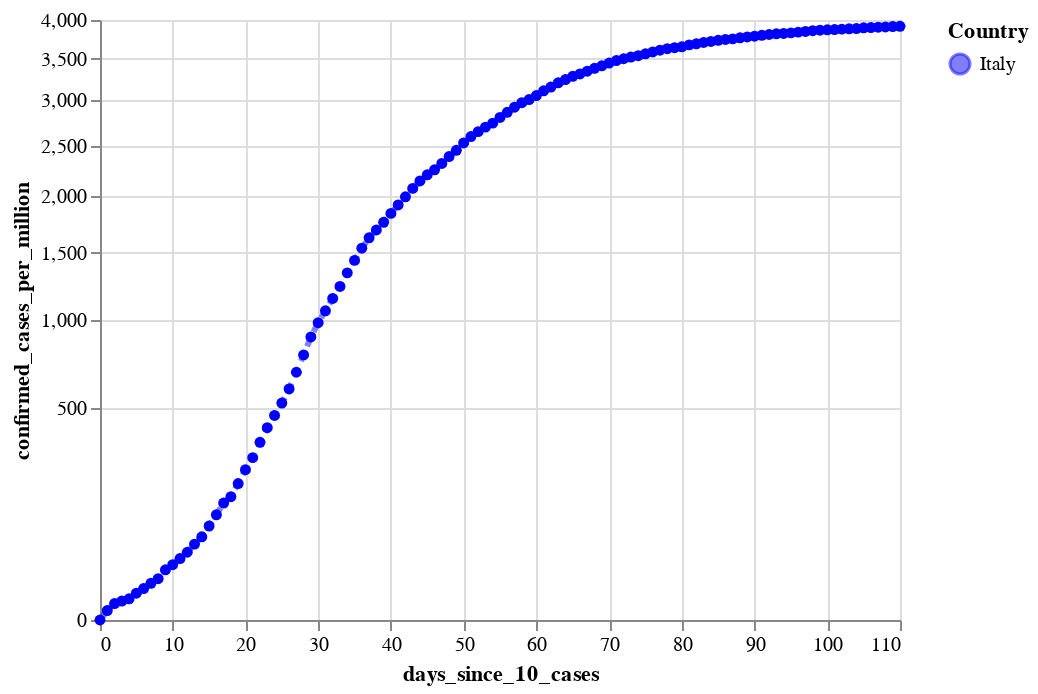

Notebook cell for this chart:
### Code cell
#hide

cases_per_million_it_plot = alt.Chart(source_it).mark_line(
    color='blue',
    opacity=0.5,
    strokeDash=[4, 4],
    strokeWidth=3,
    point=True
).encode(
    x='days_since_10_cases:Q',
#     y='confirmed_cases:Q',
    y=alt.Y('confirmed_cases_per_million:Q', scale=alt.Scale(type='sqrt')),
#     size='new_cases:Q',
    tooltip=['country', 'date:T', 'confirmed_cases:Q', 'confirmed_cases_per_million:Q', 'new_cases', 'new_deaths'],
    color=alt.Color('country', scale=alt.Scale(range=['blue'], domain=['Italy']), title="Country")
)

cases_per_million_it_plot

### Figure 1 — Vega-Lite specification as saved in the notebook (floating-point values rounded to 4 significant figures)
{"config": {"view": {"continuousWidth": 400, "continuousHeight": 300}}, "data": {"name": "data-d5e273dc8a53ce1b222e2e0275b9750c"}, "mark": {"type": "line", "color": "blue", "opacity": 0.5, "point": true, "strokeDash": [4, 4], "strokeWidth": 3}, "encoding": {"color": {"type": "nominal", "field": "country", "scale": {"domain": ["Italy"], "range": ["blue"]}, "title": "Country"}, "tooltip": [{"type": "nominal", "field": "country"}, {"type": "temporal", "field": "date"}, {"type": "quantitative", "field": "confirmed_cases"}, {"type": "quantitative", "field": "confirmed_cases_per_million"}, {"type": "quantitative", "field": "new_cases"}, {"type": "quantitative", "field": "new_deaths"}], "x": {"type": "quantitative", "field": "days_since_10_cases"}, "y": {"type": "quantitative", "field": "confirmed_cases_per_million", "scale": {"type": "sqrt"}}}, "$schema": "https://vega.github.io/schema/vega-lite/v4.0.2.json", "datasets": {"data-d5e273dc8a53ce1b222e2e0275b9750c": [{"country": "Italy", "date": "2020-02-21", "days_since_10_cases": 0, "confirmed_cases": 20, "confirmed_cases_per_million": 0.0, "new_cases": 0, "new_deaths": 1, "new_recovered": 0}, {"country": "Italy", "date": "2020-02-22", "days_since_10_cases": 1, "confirmed_cases": 62, "confirmed_cases_per_million": 1.0, "new_cases": 42, "new_deaths": 1, "new_recovered": 1}, {"country": "Italy", "date": "2020-02-23", "days_since_10_cases": 2, "confirmed_cases": 155, "confirmed_cases_per_million": 3.0, "new_cases": 93, "new_deaths": 1, "new_recovered": 1}, {"country": "Italy", "date": "2020-02-24", "days_since_10_cases": 3, "confirmed_cases": 229, "confirmed_cases_per_million": 4.0, "new_cases": 74, "new_deaths": 4, "new_recovered": -1}, {"country": "Italy", "date": "2020-02-25", "days_since_10_cases": 4, "confirmed_cases": 322, "confirmed_cases_per_million": 5.0, "new_cases": 93, "new_deaths": 3, "new_recovered": 0}, {"country": "Italy", "date": "2020-02-26", "days_since_10_cases": 5, "confirmed_cases": 453, "confirmed_cases_per_million": 8.0, "new_cases": 131, "new_deaths": 2, "new_recovered": 2}, {"country": "Italy", "date": "2020-02-27", "days_since_10_cases": 6, "confirmed_cases": 655, "confirmed_cases_per_million": 11.0, "new_cases": 202, "new_deaths": 5, "new_recovered": 42}, {"country": "Italy", "date": "2020-02-28", "days_since_10_cases": 7, "confirmed_cases": 888, "confirmed_cases_per_million": 15.0, "new_cases": 233, "new_deaths": 4, "new_recovered": 1}, {"country": "Italy", "date": "2020-02-29", "days_since_10_cases": 8, "confirmed_cases": 1128, "confirmed_cases_per_million": 19.0, "new_cases": 240, "new_deaths": 8, "new_recovered": 0}, {"country": "Italy", "date": "2020-03-01", "days_since_10_cases": 9, "confirmed_cases": 1694, "confirmed_cases_per_million": 28.0, "new_cases": 566, "new_deaths": 5, "new_recovered": 37}, {"country": "Italy", "date": "2020-03-02", "days_since_10_cases": 10, "confirmed_cases": 2036, "confirmed_cases_per_million": 34.0, "new_cases": 342, "new_deaths": 18, "new_recovered": 66}, {"country": "Italy", "date": "2020-03-03", "days_since_10_cases": 11, "confirmed_cases": 2502, "confirmed_cases_per_million": 42.0, "new_cases": 466, "new_deaths": 27, "new_recovered": 11}, {"country": "Italy", "date": "2020-03-04", "days_since_10_cases": 12, "confirmed_cases": 3089, "confirmed_cases_per_million": 51.0, "new_cases": 587, "new_deaths": 28, "new_recovered": 116}, {"country": "Italy", "date": "2020-03-05", "days_since_10_cases": 13, "confirmed_cases": 3858, "confirmed_cases_per_million": 64.0, "new_cases": 769, "new_deaths": 41, "new_recovered": 138}, {"country": "Italy", "date": "2020-03-06", "days_since_10_cases": 14, "confirmed_cases": 4636, "confirmed_cases_per_million": 77.0, "new_cases": 778, "new_deaths": 49, "new_recovered": 109}, {"country": "Italy", "date": "2020-03-07", "days_since_10_cases": 15, "confirmed_cases": 5883, "confirmed_cases_per_million": 98.0, "new_cases": 1247, "new_deaths": 36, "new_recovered": 66}, {"country": "Italy", "date": "2020-03-08", "days_since_10_cases": 16, "confirmed_cases": 7375, "confirmed_cases_per_million": 123.0, "new_cases": 1492, "new_deaths": 133, "new_recovered": 33}, {"country": "Italy", "date": "2020-03-09", "days_since_10_cases": 17, "confirmed_cases": 9172, "confirmed_cases_per_million": 152.0, "new_cases": 1797, "new_deaths": 97, "new_recovered": 102}, {"country": "Italy", "date": "2020-03-10", "days_since_10_cases": 18, "confirmed_cases": 10149, "confirmed_cases_per_million": 169.0, "new_cases": 977, "new_deaths": 168, "new_recovered": 0}, {"country": "Italy", "date": "2020-03-11", "days_since_10_cases": 19, "confirmed_cases": 12462, "confirmed_cases_per_million": 207.0, "new_cases": 2313, "new_deaths": 196, "new_recovered": 321}, {"country": "Italy", "date": "2020-03-12", "days_since_10_cases": 20, "confirmed_cases": 15113, "confirmed_cases_per_million": 251.0, "new_cases": 2651, "new_deaths": 189, "new_recovered": 0}, {"country": "Italy", "date": "2020-03-13", "days_since_10_cases": 21, "confirmed_cases": 17660, "confirmed_cases_per_million": 293.0, "new_cases": 2547, "new_deaths": 250, "new_recovered": 394}, {"country": "Italy", "date": "2020-03-14", "days_since_10_cases": 22, "confirmed_cases": 21157, "confirmed_cases_per_million": 351.0, "new_cases": 3497, "new_deaths": 175, "new_recovered": 527}, {"country": "Italy", "date": "2020-03-15", "days_since_10_cases": 23, "confirmed_cases": 24747, "confirmed_cases_per_million": 411.0, "new_cases": 3590, "new_deaths": 368, "new_recovered": 369}, {"country": "Italy", "date": "2020-03-16", "days_since_10_cases": 24, "confirmed_cases": 27980, "confirmed_cases_per_million": 465.0, "new_cases": 3233, "new_deaths": 349, "new_recovered": 414}, {"country": "Italy", "date": "2020-03-17", "days_since_10_cases": 25, "confirmed_cases": 31506, "confirmed_cases_per_million": 523.0, "new_cases": 3526, "new_deaths": 345, "new_recovered": 192}, {"country": "Italy", "date": "2020-03-18", "days_since_10_cases": 26, "confirmed_cases": 35713, "confirmed_cases_per_million": 593.0, "new_cases": 4207, "new_deaths": 475, "new_recovered": 1084}, {"country": "Italy", "date": "2020-03-19", "days_since_10_cases": 27, "confirmed_cases": 41035, "confirmed_cases_per_million": 682.0, "new_cases": 5322, "new_deaths": 427, "new_recovered": 415}, {"country": "Italy", "date": "2020-03-20", "days_since_10_cases": 28, "confirmed_cases": 47021, "confirmed_cases_per_million": 781.0, "new_cases": 5986, "new_deaths": 627, "new_recovered": 0}, {"country": "Italy", "date": "2020-03-21", "days_since_10_cases": 29, "confirmed_cases": 53578, "confirmed_cases_per_million": 890.0, "new_cases": 6557, "new_deaths": 793, "new_recovered": 1632}, {"country": "Italy", "date": "2020-03-22", "days_since_10_cases": 30, "confirmed_cases": 59138, "confirmed_cases_per_million": 982.0, "new_cases": 5560, "new_deaths": 651, "new_recovered": 952}, {"country": "Italy", "date": "2020-03-23", "days_since_10_cases": 31, "confirmed_cases": 63927, "confirmed_cases_per_million": 1062.0, "new_cases": 4789, "new_deaths": 601, "new_recovered": 0}, {"country": "Italy", "date": "2020-03-24", "days_since_10_cases": 32, "confirmed_cases": 69176, "confirmed_cases_per_million": 1149.0, "new_cases": 5249, "new_deaths": 743, "new_recovered": 1302}, {"country": "Italy", "date": "2020-03-25", "days_since_10_cases": 33, "confirmed_cases": 74386, "confirmed_cases_per_million": 1236.0, "new_cases": 5210, "new_deaths": 683, "new_recovered": 1036}, {"country": "Italy", "date": "2020-03-26", "days_since_10_cases": 34, "confirmed_cases": 80589, "confirmed_cases_per_million": 1339.0, "new_cases": 6203, "new_deaths": 712, "new_recovered": 999}, {"country": "Italy", "date": "2020-03-27", "days_since_10_cases": 35, "confirmed_cases": 86498, "confirmed_cases_per_million": 1437.0, "new_cases": 5909, "new_deaths": 919, "new_recovered": 589}, {"country": "Italy", "date": "2020-03-28", "days_since_10_cases": 36, "confirmed_cases": 92472, "confirmed_cases_per_million": 1536.0, "new_cases": 5974, "new_deaths": 889, "new_recovered": 1434}, {"country": "Italy", "date": "2020-03-29", "days_since_10_cases": 37, "confirmed_cases": 97689, "confirmed_cases_per_million": 1623.0, "new_cases": 5217, "new_deaths": 756, "new_recovered": 646}, {"country": "Italy", "date": "2020-03-30", "days_since_10_cases": 38, "confirmed_cases": 101739, "confirmed_cases_per_million": 1690.0, "new_cases": 4050, "new_deaths": 812, "new_recovered": 1590}, {"country": "Italy", "date": "2020-03-31", "days_since_10_cases": 39, "confirmed_cases": 105792, "confirmed_cases_per_million": 1757.0, "new_cases": 4053, "new_deaths": 837, "new_recovered": 1109}, {"country": "Italy", "date": "2020-04-01", "days_since_10_cases": 40, "confirmed_cases": 110574, "confirmed_cases_per_million": 1837.0, "new_cases": 4782, "new_deaths": 727, "new_recovered": 1118}, {"country": "Italy", "date": "2020-04-02", "days_since_10_cases": 41, "confirmed_cases": 115242, "confirmed_cases_per_million": 1914.0, "new_cases": 4668, "new_deaths": 760, "new_recovered": 1431}, {"country": "Italy", "date": "2020-04-03", "days_since_10_cases": 42, "confirmed_cases": 119827, "confirmed_cases_per_million": 1990.0, "new_cases": 4585, "new_deaths": 766, "new_recovered": 1480}, {"country": "Italy", "date": "2020-04-04", "days_since_10_cases": 43, "confirmed_cases": 124632, "confirmed_cases_per_million": 2070.0, "new_cases": 4805, "new_deaths": 681, "new_recovered": 1238}, {"country": "Italy", "date": "2020-04-05", "days_since_10_cases": 44, "confirmed_cases": 128948, "confirmed_cases_per_million": 2142.0, "new_cases": 4316, "new_deaths": 525, "new_recovered": 819}, {"country": "Italy", "date": "2020-04-06", "days_since_10_cases": 45, "confirmed_cases": 132547, "confirmed_cases_per_million": 2202.0, "new_cases": 3599, "new_deaths": 636, "new_recovered": 1022}, {"country": "Italy", "date": "2020-04-07", "days_since_10_cases": 46, "confirmed_cases": 135586, "confirmed_cases_per_million": 2252.0, "new_cases": 3039, "new_deaths": 604, "new_recovered": 1555}, {"country": "Italy", "date": "2020-04-08", "days_since_10_cases": 47, "confirmed_cases": 139422, "confirmed_cases_per_million": 2316.0, "new_cases": 3836, "new_deaths": 542, "new_recovered": 2099}, {"country": "Italy", "date": "2020-04-09", "days_since_10_cases": 48, "confirmed_cases": 143626, "confirmed_cases_per_million": 2386.0, "new_cases": 4204, "new_deaths": 610, "new_recovered": 1979}, {"country": "Italy", "date": "2020-04-10", "days_since_10_cases": 49, "confirmed_cases": 147577, "confirmed_cases_per_million": 2451.0, "new_cases": 3951, "new_deaths": 570, "new_recovered": 1985}, {"country": "Italy", "date": "2020-04-11", "days_since_10_cases": 50, "confirmed_cases": 152271, "confirmed_cases_per_million": 2529.0, "new_cases": 4694, "new_deaths": 619, "new_recovered": 2079}, {"country": "Italy", "date": "2020-04-12", "days_since_10_cases": 51, "confirmed_cases": 156363, "confirmed_cases_per_million": 2597.0, "new_cases": 4092, "new_deaths": 431, "new_recovered": 1677}, {"country": "Italy", "date": "2020-04-13", "days_since_10_cases": 52, "confirmed_cases": 159516, "confirmed_cases_per_million": 2650.0, "new_cases": 3153, "new_deaths": 566, "new_recovered": 1224}, {"country": "Italy", "date": "2020-04-14", "days_since_10_cases": 53, "confirmed_cases": 162488, "confirmed_cases_per_million": 2699.0, "new_cases": 2972, "new_deaths": 602, "new_recovered": 1695}, {"country": "Italy", "date": "2020-04-15", "days_since_10_cases": 54, "confirmed_cases": 165155, "confirmed_cases_per_million": 2743.0, "new_cases": 2667, "new_deaths": 578, "new_recovered": 962}, {"country": "Italy", "date": "2020-04-16", "days_since_10_cases": 55, "confirmed_cases": 168941, "confirmed_cases_per_million": 2806.0, "new_cases": 3786, "new_deaths": 525, "new_recovered": 2072}, {"country": "Italy", "date": "2020-04-17", "days_since_10_cases": 56, "confirmed_cases": 172434, "confirmed_cases_per_million": 2864.0, "new_cases": 3493, "new_deaths": 575, "new_recovered": 2563}, {"country": "Italy", "date": "2020-04-18", "days_since_10_cases": 57, "confirmed_cases": 175925, "confirmed_cases_per_million": 2922.0, "new_cases": 3491, "new_deaths": 482, "new_recovered": 2200}, {"country": "Italy", "date": "2020-04-19", "days_since_10_cases": 58, "confirmed_cases": 178972, "confirmed_cases_per_million": 2973.0, "new_cases": 3047, "new_deaths": 433, "new_recovered": 2128}, {"country": "Italy", "date": "2020-04-20", "days_since_10_cases": 59, "confirmed_cases": 181228, "confirmed_cases_per_million": 3010.0, "new_cases": 2256, "new_deaths": 454, "new_recovered": 1822}, {"country": "Italy", "date": "2020-04-21", "days_since_10_cases": 60, "confirmed_cases": 183957, "confirmed_cases_per_million": 3056.0, "new_cases": 2729, "new_deaths": 534, "new_recovered": 2723}, {"country": "Italy", "date": "2020-04-22", "days_since_10_cases": 61, "confirmed_cases": 187327, "confirmed_cases_per_million": 3112.0, "new_cases": 3370, "new_deaths": 437, "new_recovered": 2943}, {"country": "Italy", "date": "2020-04-23", "days_since_10_cases": 62, "confirmed_cases": 189973, "confirmed_cases_per_million": 3156.0, "new_cases": 2646, "new_deaths": 464, "new_recovered": 3033}, {"country": "Italy", "date": "2020-04-24", "days_since_10_cases": 63, "confirmed_cases": 192994, "confirmed_cases_per_million": 3206.0, "new_cases": 3021, "new_deaths": 420, "new_recovered": 2922}, {"country": "Italy", "date": "2020-04-25", "days_since_10_cases": 64, "confirmed_cases": 195351, "confirmed_cases_per_million": 3245.0, "new_cases": 2357, "new_deaths": 415, "new_recovered": 2622}, {"country": "Italy", "date": "2020-04-26", "days_since_10_cases": 65, "confirmed_cases": 197675, "confirmed_cases_per_million": 3284.0, "new_cases": 2324, "new_deaths": 260, "new_recovered": 1808}, {"country": "Italy", "date": "2020-04-27", "days_since_10_cases": 66, "confirmed_cases": 199414, "confirmed_cases_per_million": 3313.0, "new_cases": 1739, "new_deaths": 333, "new_recovered": 1696}, {"country": "Italy", "date": "2020-04-28", "days_since_10_cases": 67, "confirmed_cases": 201505, "confirmed_cases_per_million": 3347.0, "new_cases": 2091, "new_deaths": 382, "new_recovered": 2317}, {"country": "Italy", "date": "2020-04-29", "days_since_10_cases": 68, "confirmed_cases": 203591, "confirmed_cases_per_million": 3382.0, "new_cases": 2086, "new_deaths": 323, "new_recovered": 2311}, {"country": "Italy", "date": "2020-04-30", "days_since_10_cases": 69, "confirmed_cases": 205463, "confirmed_cases_per_million": 3413.0, "new_cases": 1872, "new_deaths": 285, "new_recovered": 4693}, {"country": "Italy", "date": "2020-05-01", "days_since_10_cases": 70, "confirmed_cases": 207428, "confirmed_cases_per_million": 3446.0, "new_cases": 1965, "new_deaths": 269, "new_recovered": 2304}, {"country": "Italy", "date": "2020-05-02", "days_since_10_cases": 71, "confirmed_cases": 209328, "confirmed_cases_per_million": 3477.0, "new_cases": 1900, "new_deaths": 474, "new_recovered": 1665}, {"country": "Italy", "date": "2020-05-03", "days_since_10_cases": 72, "confirmed_cases": 210717, "confirmed_cases_per_million": 3500.0, "new_cases": 1389, "new_deaths": 174, "new_recovered": 1740}, {"country": "Italy", "date": "2020-05-04", "days_since_10_cases": 73, "confirmed_cases": 211938, "confirmed_cases_per_million": 3521.0, "new_cases": 1221, "new_deaths": 195, "new_recovered": 1225}, {"country": "Italy", "date": "2020-05-05", "days_since_10_cases": 74, "confirmed_cases": 213013, "confirmed_cases_per_million": 3538.0, "new_cases": 1075, "new_deaths": 236, "new_recovered": 2352}, {"country": "Italy", "date": "2020-05-06", "days_since_10_cases": 75, "confirmed_cases": 214457, "confirmed_cases_per_million": 3562.0, "new_cases": 1444, "new_deaths": 369, "new_recovered": 8014}, {"country": "Italy", "date": "2020-05-07", "days_since_10_cases": 76, "confirmed_cases": 215858, "confirmed_cases_per_million": 3586.0, "new_cases": 1401, "new_deaths": 274, "new_recovered": 3031}, {"country": "Italy", "date": "2020-05-08", "days_since_10_cases": 77, "confirmed_cases": 217185, "confirmed_cases_per_million": 3608.0, "new_cases": 1327, "new_deaths": 243, "new_recovered": 2747}, {"country": "Italy", "date": "2020-05-09", "days_since_10_cases": 78, "confirmed_cases": 218268, "confirmed_cases_per_million": 3626.0, "new_cases": 1083, "new_deaths": 194, "new_recovered": 4008}, {"country": "Italy", "date": "2020-05-10", "days_since_10_cases": 79, "confirmed_cases": 219070, "confirmed_cases_per_million": 3639.0, "new_cases": 802, "new_deaths": 165, "new_recovered": 2155}, {"country": "Italy", "date": "2020-05-11", "days_since_10_cases": 80, "confirmed_cases": 219814, "confirmed_cases_per_million": 3651.0, "new_cases": 744, "new_deaths": 179, "new_recovered": 1401}, {"country": "Italy", "date": "2020-05-12", "days_since_10_cases": 81, "confirmed_cases": 221216, "confirmed_cases_per_million": 3675.0, "new_cases": 1402, "new_deaths": 172, "new_recovered": 2452}, {"country": "Italy", "date": "2020-05-13", "days_since_10_cases": 82, "confirmed_cases": 222104, "confirmed_cases_per_million": 3689.0, "new_cases": 888, "new_deaths": 195, "new_recovered": 3502}, {"country": "Italy", "date": "2020-05-14", "days_since_10_cases": 83, "confirmed_cases": 223096, "confirmed_cases_per_million": 3706.0, "new_cases": 992, "new_deaths": 262, "new_recovered": 2747}, {"country": "Italy", "date": "2020-05-15", "days_since_10_cases": 84, "confirmed_cases": 223885, "confirmed_cases_per_million": 3719.0, "new_cases": 789, "new_deaths": 242, "new_recovered": 4917}, {"country": "Italy", "date": "2020-05-16", "days_since_10_cases": 85, "confirmed_cases": 224760, "confirmed_cases_per_million": 3734.0, "new_cases": 875, "new_deaths": 153, "new_recovered": 2605}, {"country": "Italy", "date": "2020-05-17", "days_since_10_cases": 86, "confirmed_cases": 225435, "confirmed_cases_per_million": 3745.0, "new_cases": 675, "new_deaths": 145, "new_recovered": 2366}, {"country": "Italy", "date": "2020-05-18", "days_since_10_cases": 87, "confirmed_cases": 225886, "confirmed_cases_per_million": 3752.0, "new_cases": 451, "new_deaths": 99, "new_recovered": 2150}, {"country": "Italy", "date": "2020-05-19", "days_since_10_cases": 88, "confirmed_cases": 226699, "confirmed_cases_per_million": 3766.0, "new_cases": 813, "new_deaths": 162, "new_recovered": 2075}, {"country": "Italy", "date": "2020-05-20", "days_since_10_cases": 89, "confirmed_cases": 227364, "confirmed_cases_per_million": 3777.0, "new_cases": 665, "new_deaths": 161, "new_recovered": 2881}, {"country": "Italy", "date": "2020-05-21", "days_since_10_cases": 90, "confirmed_cases": 228006, "confirmed_cases_per_million": 3787.0, "new_cases": 642, "new_deaths": 156, "new_recovered": 2278}, {"country": "Italy", "date": "2020-05-22", "days_since_10_cases": 91, "confirmed_cases": 228658, "confirmed_cases_per_million": 3798.0, "new_cases": 652, "new_deaths": 130, "new_recovered": 2160}, {"country": "Italy", "date": "2020-05-23", "days_since_10_cases": 92, "confirmed_cases": 229327, "confirmed_cases_per_million": 3809.0, "new_cases": 669, "new_deaths": 119, "new_recovered": 2120}, {"country": "Italy", "date": "2020-05-24", "days_since_10_cases": 93, "confirmed_cases": 229858, "confirmed_cases_per_million": 3818.0, "new_cases": 531, "new_deaths": 50, "new_recovered": 1639}, {"country": "Italy", "date": "2020-05-25", "days_since_10_cases": 94, "confirmed_cases": 230158, "confirmed_cases_per_million": 3823.0, "new_cases": 300, "new_deaths": 92, "new_recovered": 1502}, {"country": "Italy", "date": "2020-05-26", "days_since_10_cases": 95, "confirmed_cases": 230555, "confirmed_cases_per_million": 3830.0, "new_cases": 397, "new_deaths": 78, "new_recovered": 2677}, {"country": "Italy", "date": "2020-05-27", "days_since_10_cases": 96, "confirmed_cases": 231139, "confirmed_cases_per_million": 3840.0, "new_cases": 584, "new_deaths": 117, "new_recovered": 2443}, {"country": "Italy", "date": "2020-05-28", "days_since_10_cases": 97, "confirmed_cases": 231732, "confirmed_cases_per_million": 3849.0, "new_cases": 593, "new_deaths": 70, "new_recovered": 3503}, {"country": "Italy", "date": "2020-05-29", "days_since_10_cases": 98, "confirmed_cases": 232248, "confirmed_cases_per_million": 3858.0, "new_cases": 516, "new_deaths": 87, "new_recovered": 2240}, {"country": "Italy", "date": "2020-05-30", "days_since_10_cases": 99, "confirmed_cases": 232664, "confirmed_cases_per_million": 3865.0, "new_cases": 416, "new_deaths": 111, "new_recovered": 2789}, {"country": "Italy", "date": "2020-05-31", "days_since_10_cases": 100, "confirmed_cases": 232997, "confirmed_cases_per_million": 3870.0, "new_cases": 333, "new_deaths": 75, "new_recovered": 1874}, {"country": "Italy", "date": "2020-06-01", "days_since_10_cases": 101, "confirmed_cases": 233197, "confirmed_cases_per_million": 3874.0, "new_cases": 200, "new_deaths": 60, "new_recovered": 848}, {"country": "Italy", "date": "2020-06-02", "days_since_10_cases": 102, "confirmed_cases": 233515, "confirmed_cases_per_million": 3879.0, "new_cases": 318, "new_deaths": 55, "new_recovered": 1737}, {"country": "Italy", "date": "2020-06-03", "days_since_10_cases": 103, "confirmed_cases": 233836, "confirmed_cases_per_million": 3884.0, "new_cases": 321, "new_deaths": 71, "new_recovered": 846}, {"country": "Italy", "date": "2020-06-04", "days_since_10_cases": 104, "confirmed_cases": 234013, "confirmed_cases_per_million": 3887.0, "new_cases": 177, "new_deaths": 88, "new_recovered": 957}, {"country": "Italy", "date": "2020-06-05", "days_since_10_cases": 105, "confirmed_cases": 234531, "confirmed_cases_per_million": 3896.0, "new_cases": 518, "new_deaths": 85, "new_recovered": 1886}, {"country": "Italy", "date": "2020-06-06", "days_since_10_cases": 106, "confirmed_cases": 234801, "confirmed_cases_per_million": 3900.0, "new_cases": 270, "new_deaths": 72, "new_recovered": 1297}, {"country": "Italy", "date": "2020-06-07", "days_since_10_cases": 107, "confirmed_cases": 234998, "confirmed_cases_per_million": 3904.0, "new_cases": 197, "new_deaths": 53, "new_recovered": 759}, {"country": "Italy", "date": "2020-06-08", "days_since_10_cases": 108, "confirmed_cases": 235278, "confirmed_cases_per_million": 3908.0, "new_cases": 280, "new_deaths": 65, "new_recovered": 747}, {"country": "Italy", "date": "2020-06-09", "days_since_10_cases": 109, "confirmed_cases": 235561, "confirmed_cases_per_million": 3913.0, "new_cases": 283, "new_deaths": 79, "new_recovered": 2062}, {"country": "Italy", "date": "2020-06-10", "days_since_10_cases": 110, "confirmed_cases": 235763, "confirmed_cases_per_million": 3916.0, "new_cases": 202, "new_deaths": 71, "new_recovered": 1293}]}}
